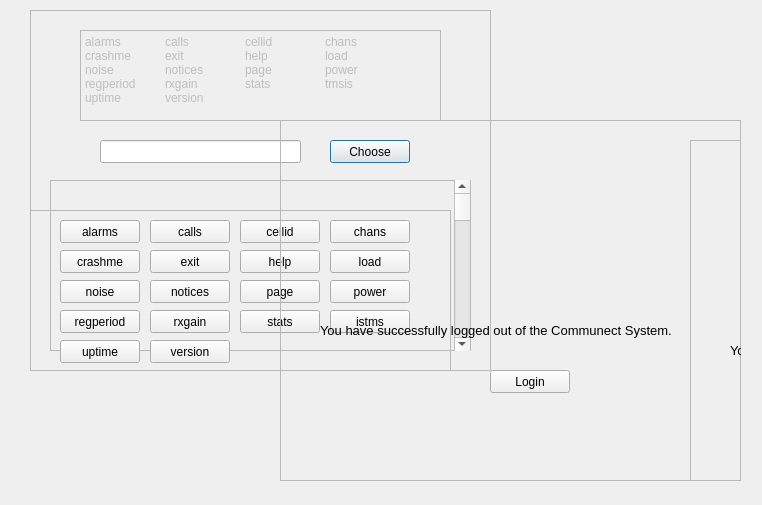
<?xml version="1.0" encoding="UTF-8"?>
<ui version="4.0">
 <class>Help</class>
 <widget class="QDialog" name="Help">
  <property name="geometry">
   <rect>
    <x>0</x>
    <y>0</y>
    <width>762</width>
    <height>505</height>
   </rect>
  </property>
  <property name="windowTitle">
   <string>Dialog</string>
  </property>
  <widget class="QFrame" name="frame">
   <property name="geometry">
    <rect>
     <x>30</x>
     <y>10</y>
     <width>461</width>
     <height>361</height>
    </rect>
   </property>
   <property name="frameShape">
    <enum>QFrame::StyledPanel</enum>
   </property>
   <property name="frameShadow">
    <enum>QFrame::Raised</enum>
   </property>
   <widget class="QPlainTextEdit" name="plainTextEdit">
    <property name="enabled">
     <bool>false</bool>
    </property>
    <property name="geometry">
     <rect>
      <x>20</x>
      <y>170</y>
      <width>421</width>
      <height>171</height>
     </rect>
    </property>
   </widget>
   <widget class="QPlainTextEdit" name="plainTextEdit_2">
    <property name="enabled">
     <bool>false</bool>
    </property>
    <property name="geometry">
     <rect>
      <x>50</x>
      <y>20</y>
      <width>361</width>
      <height>91</height>
     </rect>
    </property>
    <property name="plainText">
     <string>alarms	calls	cellid	chans
crashme	exit	help	load
noise	notices	page	power
regperiod	rxgain	stats	tmsis
uptime	version</string>
    </property>
   </widget>
   <widget class="QLineEdit" name="lineEdit">
    <property name="geometry">
     <rect>
      <x>70</x>
      <y>130</y>
      <width>201</width>
      <height>23</height>
     </rect>
    </property>
   </widget>
   <widget class="QPushButton" name="pushButton">
    <property name="geometry">
     <rect>
      <x>300</x>
      <y>130</y>
      <width>80</width>
      <height>23</height>
     </rect>
    </property>
    <property name="text">
     <string>Choose</string>
    </property>
   </widget>
   <widget class="QScrollBar" name="verticalScrollBar">
    <property name="geometry">
     <rect>
      <x>424</x>
      <y>170</y>
      <width>16</width>
      <height>171</height>
     </rect>
    </property>
    <property name="orientation">
     <enum>Qt::Vertical</enum>
    </property>
   </widget>
   <widget class="QFrame" name="frame_2">
    <property name="geometry">
     <rect>
      <x>0</x>
      <y>200</y>
      <width>421</width>
      <height>161</height>
     </rect>
    </property>
    <property name="frameShape">
     <enum>QFrame::StyledPanel</enum>
    </property>
    <property name="frameShadow">
     <enum>QFrame::Raised</enum>
    </property>
    <widget class="QPushButton" name="pushButton_7">
     <property name="geometry">
      <rect>
       <x>120</x>
       <y>10</y>
       <width>80</width>
       <height>23</height>
      </rect>
     </property>
     <property name="text">
      <string>calls</string>
     </property>
    </widget>
    <widget class="QPushButton" name="pushButton_2">
     <property name="geometry">
      <rect>
       <x>30</x>
       <y>10</y>
       <width>80</width>
       <height>23</height>
      </rect>
     </property>
     <property name="text">
      <string>alarms</string>
     </property>
    </widget>
    <widget class="QPushButton" name="pushButton_3">
     <property name="geometry">
      <rect>
       <x>30</x>
       <y>40</y>
       <width>80</width>
       <height>23</height>
      </rect>
     </property>
     <property name="text">
      <string>crashme</string>
     </property>
    </widget>
    <widget class="QPushButton" name="pushButton_4">
     <property name="geometry">
      <rect>
       <x>30</x>
       <y>70</y>
       <width>80</width>
       <height>23</height>
      </rect>
     </property>
     <property name="text">
      <string>noise</string>
     </property>
    </widget>
    <widget class="QPushButton" name="pushButton_5">
     <property name="geometry">
      <rect>
       <x>30</x>
       <y>100</y>
       <width>80</width>
       <height>23</height>
      </rect>
     </property>
     <property name="text">
      <string>regperiod</string>
     </property>
    </widget>
    <widget class="QPushButton" name="pushButton_6">
     <property name="geometry">
      <rect>
       <x>30</x>
       <y>130</y>
       <width>80</width>
       <height>23</height>
      </rect>
     </property>
     <property name="text">
      <string>uptime</string>
     </property>
    </widget>
    <widget class="QPushButton" name="pushButton_8">
     <property name="geometry">
      <rect>
       <x>120</x>
       <y>40</y>
       <width>80</width>
       <height>23</height>
      </rect>
     </property>
     <property name="text">
      <string>exit</string>
     </property>
    </widget>
    <widget class="QPushButton" name="pushButton_9">
     <property name="geometry">
      <rect>
       <x>120</x>
       <y>70</y>
       <width>80</width>
       <height>23</height>
      </rect>
     </property>
     <property name="text">
      <string>notices</string>
     </property>
    </widget>
    <widget class="QPushButton" name="pushButton_10">
     <property name="geometry">
      <rect>
       <x>120</x>
       <y>100</y>
       <width>80</width>
       <height>23</height>
      </rect>
     </property>
     <property name="text">
      <string>rxgain</string>
     </property>
    </widget>
    <widget class="QPushButton" name="pushButton_11">
     <property name="geometry">
      <rect>
       <x>120</x>
       <y>130</y>
       <width>80</width>
       <height>23</height>
      </rect>
     </property>
     <property name="text">
      <string>version</string>
     </property>
    </widget>
    <widget class="QPushButton" name="pushButton_12">
     <property name="geometry">
      <rect>
       <x>210</x>
       <y>10</y>
       <width>80</width>
       <height>23</height>
      </rect>
     </property>
     <property name="text">
      <string>cellid</string>
     </property>
    </widget>
    <widget class="QPushButton" name="pushButton_13">
     <property name="geometry">
      <rect>
       <x>210</x>
       <y>40</y>
       <width>80</width>
       <height>23</height>
      </rect>
     </property>
     <property name="text">
      <string>help</string>
     </property>
    </widget>
    <widget class="QPushButton" name="pushButton_14">
     <property name="geometry">
      <rect>
       <x>210</x>
       <y>70</y>
       <width>80</width>
       <height>23</height>
      </rect>
     </property>
     <property name="text">
      <string>page</string>
     </property>
    </widget>
    <widget class="QPushButton" name="pushButton_15">
     <property name="geometry">
      <rect>
       <x>210</x>
       <y>100</y>
       <width>80</width>
       <height>23</height>
      </rect>
     </property>
     <property name="text">
      <string>stats</string>
     </property>
    </widget>
    <widget class="QPushButton" name="pushButton_16">
     <property name="geometry">
      <rect>
       <x>300</x>
       <y>10</y>
       <width>80</width>
       <height>23</height>
      </rect>
     </property>
     <property name="text">
      <string>chans</string>
     </property>
    </widget>
    <widget class="QPushButton" name="pushButton_17">
     <property name="geometry">
      <rect>
       <x>300</x>
       <y>40</y>
       <width>80</width>
       <height>23</height>
      </rect>
     </property>
     <property name="text">
      <string>load</string>
     </property>
    </widget>
    <widget class="QPushButton" name="pushButton_18">
     <property name="geometry">
      <rect>
       <x>300</x>
       <y>70</y>
       <width>80</width>
       <height>23</height>
      </rect>
     </property>
     <property name="text">
      <string>power</string>
     </property>
    </widget>
    <widget class="QPushButton" name="pushButton_19">
     <property name="geometry">
      <rect>
       <x>300</x>
       <y>100</y>
       <width>80</width>
       <height>23</height>
      </rect>
     </property>
     <property name="text">
      <string>istms</string>
     </property>
    </widget>
   </widget>
  </widget>
  <widget class="QFrame" name="logout_frame">
   <property name="geometry">
    <rect>
     <x>280</x>
     <y>120</y>
     <width>461</width>
     <height>361</height>
    </rect>
   </property>
   <property name="frameShape">
    <enum>QFrame::StyledPanel</enum>
   </property>
   <property name="frameShadow">
    <enum>QFrame::Raised</enum>
   </property>
   <widget class="QLabel" name="label">
    <property name="geometry">
     <rect>
      <x>120</x>
      <y>90</y>
      <width>241</width>
      <height>91</height>
     </rect>
    </property>
    <property name="text">
     <string/>
    </property>
    <property name="pixmap">
     <pixmap resource="imgresource.qrc">:/images/logo.png</pixmap>
    </property>
    <property name="scaledContents">
     <bool>true</bool>
    </property>
   </widget>
   <widget class="QLabel" name="label_2">
    <property name="geometry">
     <rect>
      <x>40</x>
      <y>190</y>
      <width>401</width>
      <height>41</height>
     </rect>
    </property>
    <property name="font">
     <font>
      <pointsize>10</pointsize>
     </font>
    </property>
    <property name="text">
     <string>You have successfully logged out of the Communect System.</string>
    </property>
   </widget>
   <widget class="QPushButton" name="logout_signin">
    <property name="geometry">
     <rect>
      <x>210</x>
      <y>250</y>
      <width>80</width>
      <height>23</height>
     </rect>
    </property>
    <property name="text">
     <string>Login</string>
    </property>
   </widget>
   <widget class="QFrame" name="logout_frame_2">
    <property name="geometry">
     <rect>
      <x>410</x>
      <y>20</y>
      <width>461</width>
      <height>361</height>
     </rect>
    </property>
    <property name="frameShape">
     <enum>QFrame::StyledPanel</enum>
    </property>
    <property name="frameShadow">
     <enum>QFrame::Raised</enum>
    </property>
    <widget class="QLabel" name="label_3">
     <property name="geometry">
      <rect>
       <x>120</x>
       <y>90</y>
       <width>241</width>
       <height>91</height>
      </rect>
     </property>
     <property name="text">
      <string/>
     </property>
     <property name="pixmap">
      <pixmap resource="imgresource.qrc">:/images/logo.png</pixmap>
     </property>
     <property name="scaledContents">
      <bool>true</bool>
     </property>
    </widget>
    <widget class="QLabel" name="label_4">
     <property name="geometry">
      <rect>
       <x>40</x>
       <y>190</y>
       <width>401</width>
       <height>41</height>
      </rect>
     </property>
     <property name="font">
      <font>
       <pointsize>10</pointsize>
      </font>
     </property>
     <property name="text">
      <string>You have successfully logged out of the Communect System.</string>
     </property>
    </widget>
    <widget class="QPushButton" name="logout_signin_2">
     <property name="geometry">
      <rect>
       <x>210</x>
       <y>250</y>
       <width>80</width>
       <height>23</height>
      </rect>
     </property>
     <property name="text">
      <string>Login</string>
     </property>
    </widget>
   </widget>
  </widget>
 </widget>
 <resources>
  <include location="imgresource.qrc"/>
 </resources>
 <connections/>
</ui>
